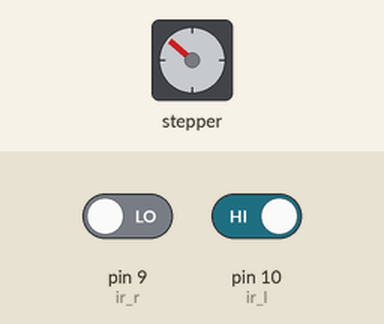
Bench run of a sketch on a simulated Arduino Uno, built with avr-gcc and run on an emulated ATmega328P. Shown: stepper motor. Wiring (inferred from the names in the program): stepper motor driver (200 steps per turn assumed): step pin 3; direction pin 4. The test bench sets the inputs (shaded band); at power-on: pin 9 (ir_r) LOW, pin 10 (ir_l) HIGH.

Above: at 1.25 s.
1.3 s: pin 9 (ir_r) driven HIGH
2.8 s: pin 10 (ir_l) driven LOW
At 2.95 s:
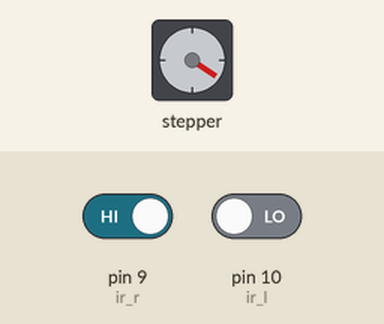
At 3.55 s:
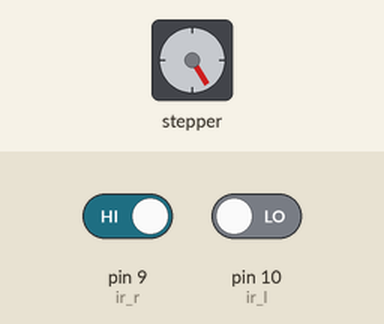
5.8 s: pin 9 (ir_r) driven LOW
At 5.95 s:
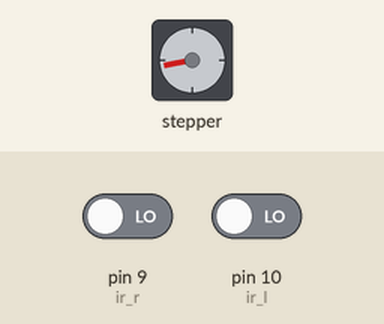
Timing chart, 0 to 17.8 s (numbered marks = the images above; inputs shaded):
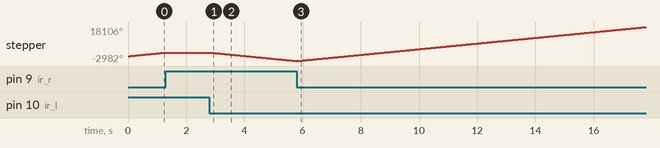

The sketch:

MARS_TASK2.ino
```cpp
// Define stepper motor connections:
#define dirPin 4
#define stepPin 3
#define ir_r 9
#define ir_l 10
#define Vcc 8

int right;
int left;

void setup() {
  //Stepper motor pins
  pinMode(stepPin, OUTPUT);
  pinMode(dirPin, OUTPUT);

  //ir pins
  pinMode(ir_r,INPUT);
  pinMode(ir_l,INPUT);

  //fake vcc
  pinMode(Vcc,OUTPUT);
  digitalWrite(Vcc,HIGH);

  //Serial Monitor
  Serial.begin(9600);

}

void loop() {

  //Taking left and right ir inputs
  right = digitalRead(ir_r);
  left = digitalRead(ir_l);

  //If no object
  if(right == HIGH && left == HIGH)
  {
    digitalWrite(stepPin,LOW);
    delayMicroseconds(500);
  }
  //If object is on
  else
  {
    //Right ir
    if(right == LOW)
    {
      digitalWrite(dirPin,HIGH);
    }

    //Left ir
    else if(left == LOW)
    {
      digitalWrite(dirPin,LOW);
    }

    //Moving the stepper

    digitalWrite(stepPin, HIGH);
    delayMicroseconds(500);
    digitalWrite(stepPin, LOW);
    delayMicroseconds(500);

  }

}
```

Measured:
- after the input at 1.3 s, stepper: stops changing and stays 2286°
- after the input at 2.8 s, stepper: keeps turning counter-clockwise at about 1758°/s, starting at once
- by itself, stepper: keeps turning clockwise at about 1760°/s
